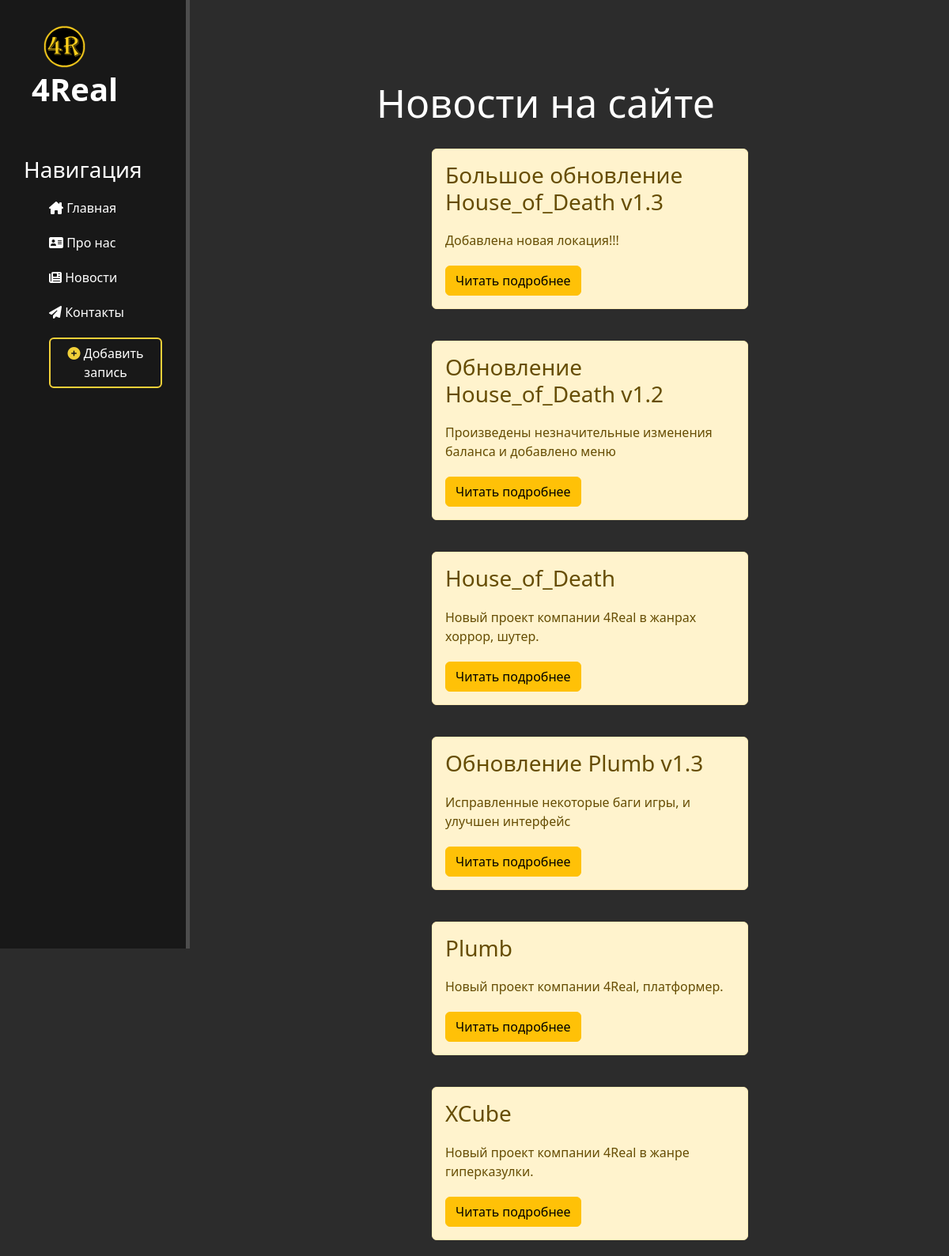
The app's page /info/ with its own data.
### info/models.py (models this page shows, shortened)
class Articles(models.Model):
    title = models.CharField('Название', max_length=50)
    anons = models.CharField('Анонс', max_length=250)
    full_text = models.TextField('Статья')
    date = models.DateTimeField('Дата публикации')
    class Meta:
        verbose_name = 'Новость'
        verbose_name_plural = 'Новости'

### info/views.py (the view)
# urls.py: path('', news_home, name="info_home"),
def news_home(request):
    news = Articles.objects.order_by('-date')
    return render(request, 'info/info_home.html', {'news':news})

### info/templates/info/info_home.html (shortened to what this page needs)
{% extends 'News/layout.html' %}
{% block content %}
    <div class="features">
        <h1>Новости на сайте</h1>
        {% for el in news %}
            <div class ="alert alert-warning">
                <h3>{{el.title}}</h3>
                <p>{{el.anons}}</p>
                <a href="{% url 'info-detail' el.id %}" class="btn btn-warning">Читать подробнее</a>
            </div>
        {% endfor %}
    </div>
{%endblock%}

### News/templates/News/layout.html (shortened to what this page needs)
{% load static %}
<!DOCTYPE html>
<html lang="en">
<head>
    <link rel="stylesheet" href="https://cdn.jsdelivr.net/npm/bootstrap@5.2.3/dist/css/bootstrap.min.css">
    <link rel="stylesheet" href="{% static 'News/css/main.css' %}">
    <link rel="stylesheet" href="https://use.fontawesome.com/releases/v6.4.0/css/all.css">
</head>
<body>
<aside>
    <img src="{% static 'News/img/logo2.png' %}" alt="Лого">
    <span class ="logo">4Real</span>
    <h3>Навигация</h3>
    <ul>
        <a href="{% url 'home' %}"><li><i class="fa-solid fa-house-chimney"></i> Главная</li></a>
        <a href="{% url 'about' %}"><li><i class="fa-solid fa-address-card"></i> Про нас</li></a>
        <a href="{% url 'info_home' %}"><li><i class="fa-solid fa-newspaper"></i> Новости</li></a>
        <a href="{% url 'contact' %}"><li><i class="fa-solid fa-paper-plane"></i> Контакты</li></a>
        <a href="{% url 'create' %}"><li><button class="btn btn-warring" style="color: white; border: 2px #f1d039 solid"><i class="fa-solid fa-circle-plus" style="color: #f1d039;"></i> Добавить запись </button></li></a>
    </ul>
</aside>
<main>
  {% block content %}
  {% endblock %}
</main>
</body>
</html>

### News/static/News/css/main.css (style rules this page uses)
body { background: #2c2c2c; }
aside { float: left; background: #181818; width: 20%; padding: 2.5%; height: 100vw; color: #fff; border-right: 5px solid #4d4d4d; }
aside img { float: left; width: 102.66px; }
aside .logo { font-size: 40px; margin-left: 10px; font-weight: bold; position: relative; top: -5px; }
aside h3 { margin-top: 50px; font-size: 28px; }
aside ul { list-style: none }
aside ul li { color: #fff; display: block; margin-top: 20px; transition: transform .6s ease; }
aside ul a { text-decoration: none; }
main .features { float: left; color: #fff; margin-top: 100px; text-align: center; width: 75%; }
main .features h1 { font-size: 50px; }
main .features p { max-width: 400px; margin: 20px auto; }
.alert-warning { float: left; clear: both; width: 400px; margin: 20px 34%; text-align: left; }
a { color: #ed5959; }

### records on screen
Articles: title "Большое обновление House_of_Death v1.3", anons "Добавлена новая локация!!!"
Articles: title "Обновление House_of_Death v1.2", anons "Произведены незначительные изменения баланса и добавлено меню"
Articles: title "House_of_Death", anons "Новый проект компании 4Real в жанрах хоррор, шутер."
Articles: title "Обновление Plumb v1.3", anons "Исправленные некоторые баги игры, и улучшен интерфейс"
Articles: title "Plumb", anons "Новый проект компании 4Real, платформер."
Articles: title "XCube", anons "Новый проект компании 4Real в жанре гиперказулки."
